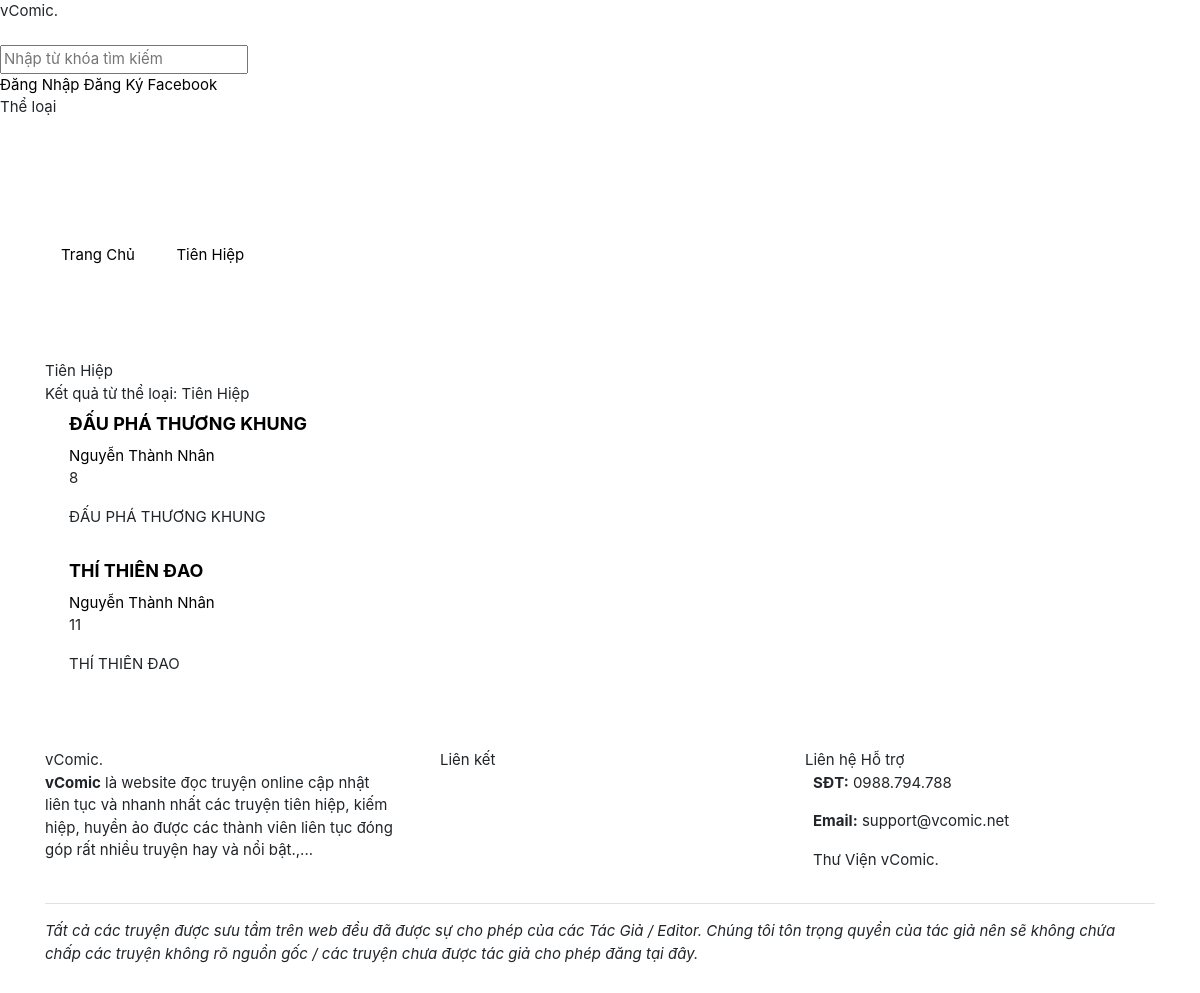
The app's page /category/tien-hiep, older data.
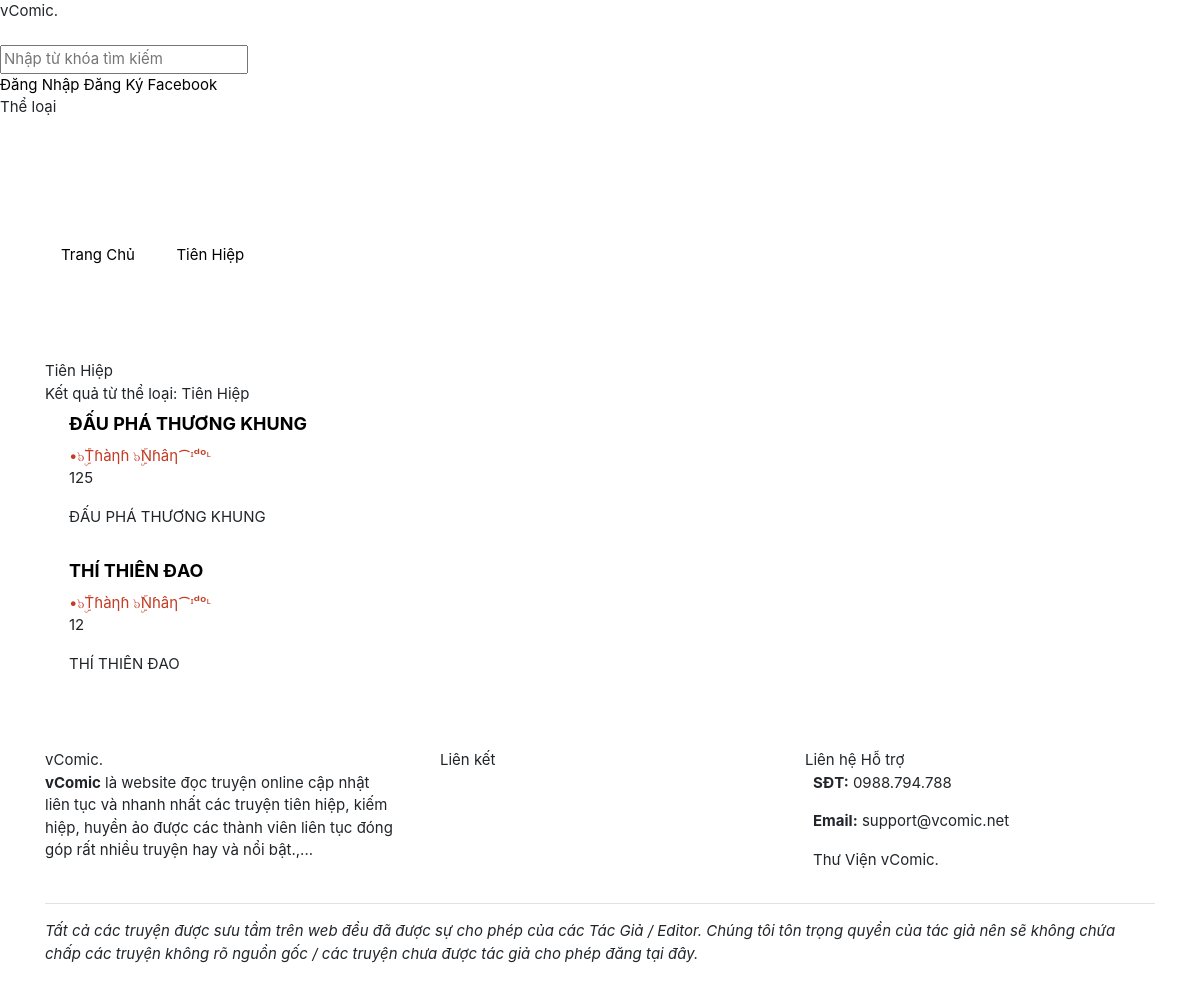
The same page, newer data.
### tables this page shows
CREATE TABLE `categories` (
  `id` int(11) NOT NULL,
  `name` varchar(255) NOT NULL,
  `slug` varchar(255) NOT NULL,
  `created_at` int(11) NOT NULL
);

CREATE TABLE `stories` (
  `id` int(11) NOT NULL,
  `title` varchar(255) NOT NULL,
  `slug` varchar(255) NOT NULL,
  `summary` varchar(255) NOT NULL,
  `thumbnail` varchar(255) NOT NULL,
  `author` varchar(255) NOT NULL,
  `is_published` tinyint(4) NOT NULL DEFAULT 0,
  `is_completed` tinyint(4) NOT NULL DEFAULT 0,
  `views` int(11) NOT NULL DEFAULT 0,
  `user_id` int(11) NOT NULL,
  `category_id` int(11) NOT NULL,
  `created_at` int(11) NOT NULL
);

CREATE TABLE `users` (
  `id` int(11) NOT NULL,
  `username` varchar(255) NOT NULL,
  `email` varchar(255) NOT NULL,
  `password` varchar(255) NOT NULL,
  `role` tinyint(4) NOT NULL DEFAULT 0,
  `fullname` varchar(255) NOT NULL,
  `gender` varchar(2) NOT NULL,
  `gold` int(11) NOT NULL DEFAULT 0,
  `coin` int(11) NOT NULL DEFAULT 0,
  `birthday` int(11) NOT NULL,
  `cover` varchar(255) NOT NULL,
  `avatar` varchar(255) NOT NULL,
  `recover_code` varchar(255) NOT NULL,
  `recover_time` int(11) NOT NULL,
  `login_at` int(11) NOT NULL,
  `created_at` int(11) NOT NULL
);

### system/routes.php (called while the page is built)
<?php
$routes = [
	'/' => 'home/home.php',
	'/login' => 'users/login.php',
	'/register' => 'users/register.php',
	'/logout' => 'users/logout.php',
	'/search' => 'search.php',
	'/chat' => 'chat/chat.php',
	'/chat/clear' => 'chat/chat.php?act=clear',
	'/chat/del/(.*)' => 'chat/chat.php?act=del&id=$1',
	'/chat/page/(.*)' => 'chat/chat.php?page=$1',
	'/category/(.*)/page/(.*)' => 'category/category.php?slug=$1&page=$2',
	'/category/(.*)' => 'category/category.php?slug=$1',
	'/tag/(.*)/page/(.*)' => 'tag/tag.php?slug=$1&page=$2',
	'/tag/(.*)' => 'tag/tag.php?slug=$1',
	'/story/read' => 'story/read.php',
	'/story/read/page/(.*)' => 'story/read.php?page=$1',
	'/story/(.*)/like' => 'story/story.php?slug=$1&act=like',
	'/story/(.*)/unlike' => 'story/story.php?slug=$1&act=unlike',
	'/story/(.*)/nomination' => 'story/story.php?slug=$1&act=nomination',
	'/story/(.*)/donate/(.*)' => 'story/story.php?slug=$1&act=donate&coin=$2',
	'/story/(.*)/(.*)' => 'chapter/chapter.php?slug=$2',
	'/story/(.*)' => 'story/story.php?slug=$1',
	'/works/story/new' => 'work/createStory.php',
	'/works/(.*)/new' => 'work/createChapter.php?slug=$1',
	'/profile' => 'users/profile.php',
	'/profile/page/(.*)' => 'users/profile.php?page=$1',
	'/profile/avatar' => 'users/avatar.php',
	'/profile/cover' => 'users/cover.php',
	'/profile/settings' => 'users/settings.php',
	'/profile/password' => 'users/change_password.php',
	'/users/recover' => 'users/recover.php',
	'/users/recover/set/(.*)/(.*)' => 'users/recover.php?act=set&username=$1&recover_code=$2',
	'/(.*)/page/(.*)' => 'users/index.php?username=$1&page=$2',
	'/(.*)/follow' => 'users/index.php?username=$1&act=follow',
	'/(.*)/unfollow' => 'users/index.php?username=$1&act=unfollow',
	'/(.*)' => 'users/index.php?username=$1',
];

### modules/category/category.php (called while the page is built, shortened)
<?php
require_once('system/bootstrap.php');
$data = get_category($slug);
if (count_stories_category($data['id'])) {
	$list_stories = get_stories_category($data['id'], count_stories_category($data['id']));
}
require_once('themes/' . THEME . '/layout/head.php');
require_once('themes/' . THEME . '/templates/category/category.php');
require_once('themes/' . THEME . '/layout/end.php');

### system/bootstrap.php (called while the page is built, shortened)
<?php
require_once('functions.php');
require_once('routes.php');
$user_id = 0;

### themes/colab/templates/category/category.php (the view, shortened to what this page needs)
<section class="container-fluid mt-5 pt-3">
    <div class="container">
        <div class="row">
            <div class="col-md-12">
                <nav aria-label="breadcrumb">
                    <ul class="breadcrumb">
                        <li class="breadcrumb-item">
                            <a href="/">
                                <span>Trang Chủ</span>
                            </a>
                        </li>
                        <li class="breadcrumb-item">
                            <a href="#">
                                <span><?= $data['name'] ?></span>
                            </a>
                        </li>
                    </ul>
                </nav>
            </div>
        </div>
    </div>
</section>
<section class="view-search pt-2 mb-3">
    <div class="container">
        <div class="free-title">
            <div class="content"><?= $data['name'] ?></div>
            <div class="desc">
                Kết quả từ thể loại: <?= $data['name'] ?>
            </div>
        </div>
        <div class="custom-list-group">
<?php if (count_stories_category($data['id'])): ?>
    <?php foreach ($list_stories as $data_story): ?>
            <div class="item">
                <div class="story-sm">
                    <div class="content px-md-2 pt-md-2 pl-md-4 pb-md-2" style="overflow: hidden; height: max-content">
                        <a href="/story/<?= $data_story['slug'] ?>" class="title font-weight-bold" style="font-size:18px; line-height: 1.2">
                            <?= $data_story['title'] ?>
                        </a>
                        <div class="info mt-2 small-text">
                            <div class="author">
                                <a href="/<?= get_info_id($data_story['user_id'])['username'] ?>">
                                    <?= display_name(get_info_id($data_story['user_id'])['role'], get_info_id($data_story['user_id'])['fullname']) ?>
                                </a>
                            </div>
                            <span class="view"><i class="fas fa-eye"></i> <?= $data_story['views'] ?></span>
                        </div>
                        <div class="desc my-3"><?= cut_string(nl2br($data_story['summary'])) ?></div>
                    </div>
                </div>
            </div>
    <?php endforeach ?>
<?php else: ?>
            <div class="item">
                Không có truyện nào cho thể loại <b><?= $data['name'] ?></b>
            </div>
<?php endif ?>
        </div>
    </div>
</section>

### index.php (shortened to what this page needs)
<?php
require_once('system/bootstrap.php');
$uri = $_SERVER['REQUEST_URI'];
foreach ($routes as $key => $value) {
	if (preg_match('#^' . $key . '$#', $uri)) {
		$uri = preg_replace('#^' . $key . '$#', $value, $uri);
		$a = explode('?', $uri, 2);
		$slug = isset($_GET['slug']) ? $_GET['slug'] : '';
		require_once('modules/' . $a[0]);
		exit;
	}
}

### themes/colab/layout/head.php (shortened to what this page needs)
<!DOCTYPE html>
<html lang="vi">
<head>
	<link rel="stylesheet" href="<?= SITE_URL ?>/assets/css/all.min.css?ver=<?= VERSION ?>" />
	<link rel="stylesheet" href="<?= SITE_URL ?>/assets/css/bootstrap.min.css?ver=<?= VERSION ?>" />
	<link rel="stylesheet" href="<?= SITE_URL ?>/themes/<?= THEME ?>/css/swiper.min.css?ver=<?= VERSION ?>" />
	<link rel="stylesheet" href="<?= SITE_URL ?>/themes/<?= THEME ?>/css/custom.css?ver=<?= VERSION ?>" />
</head>
<body>
    <section class="loading">
        <div class="loading-content">
            <div class="loader">
                <div class="logo">
                    vComic.
                </div>
            </div>
        </div>
    </section>
    <header style="margin-bottom: 52px;">
        <nav class="custom-nav">
            <div class="custom-nav-brand">
                <a href="/" class="text-white">vComic.</a>
            </div>
            <div class="custom-nav-search">
                <form method="GET">
                    <input type="text" class="nav-search-input" name="search" id="search" placeholder="Nhập từ khóa tìm kiếm" />
                </form>
            </div>
            <div class="custom-nav-item">
                <div class="custom-nav-list">
    <?php if ($user_id): ?>
                    <a class="item" href="/chat">
                        <i class="fal fa-comment-alt-lines"></i> Chat
                    </a>
                    <a class="item" href="/story/read">
                        <i class="far fa-history"></i> Đã Đọc
                    </a>
                    <a class="item" href="/profile">
                        <img class="lazy avatar-sm" data-original="/uploads/avatar/<?= $user['avatar'] ?>?t=<?= time() ?>"> <?= $user['fullname'] ?>
                    </a>
                    <a class="item" href="/logout"><i class="fal fa-door-open"></i></a>
    <?php else: ?>
                    <a class="item" href="#" data-toggle="modal" data-target="#loginModal">
                        <i class="fal fa-sign-in"></i> Đăng Nhập
                    </a>
                    <a class="item" href="#" data-toggle="modal" data-target="#registerModal">
                        <i class="fal fa-user-plus"></i> Đăng Ký
                    </a>
                    <a class="item" href="https://facebook.com/100009162578251" target="_blank">
                        <i class="fab fa-facebook-f"></i> Facebook
                    </a>
    <?php endif ?>
                    <div class="item cursor">
                        <i class="fal fa-list"></i> <span class="list-title">Thể loại</span>
                        <div class="more-item category">
                            <div class="row text-center">
    <?php if (get_categories()): ?>
    <?php foreach (get_categories() as $list_cate): ?>
                                <div class="col-6 sub px-2">
                                    <a href="/category/<?= $list_cate['slug'] ?>" class="text-white"><?= $list_cate['name'] ?></a>
                                </div>
    <?php endforeach ?>
    <?php else: ?>
                                <div class="col-12 sub px-2">
                                    <a href="#" class="text-white">Chưa có danh mục nào!</a>
                                </div>
    <?php endif ?>
                            </div>
                        </div>
                    </div>
                </div>
            </div>
        </nav>
    </header>

### themes/colab/layout/end.php (shortened to what this page needs)
<footer>
    <div class="container">
        <div class="row">
            <div class="col-md-4 mb-3">
                <div class="footer-title">
                    vComic.
                </div>
                <div class="footer-content">
                    <b>vComic</b> là website đọc truyện online cập nhật liên tục và nhanh nhất các truyện tiên hiệp, kiếm hiệp, huyền ảo được các thành viên liên tục đóng góp rất nhiều truyện hay và nổi bật.,...
                </div>
            </div>
            <div class="col-md-8 mb-3">
                <div class="container-fluid">
                    <div class="row">
                        <div class="col-md-6 mb-3">
                            <div class="footer-title">
                                Liên kết
                            </div>
                        </div>
                        <div class="col-md-6">
                            <div class="footer-title">
                                Liên hệ Hỗ trợ
                            </div>
                            <div class="footer-content">
                                <div class="mb-3">
                                    <i class="fal fa-phone fa-lg mr-2"></i> <b>SĐT:</b> 0988.794.788
                                </div>
                                <div class="mb-3">
                                    <i class="fal fa-envelope fa-lg mr-2"></i> <b>Email:</b> support@vcomic.net
                                </div>
                                <div class="mb-3">
                                    <i class="fab fa-facebook fa-lg mr-2"></i> Thư Viện vComic.
                                </div>
                            </div>
                        </div>
                    </div>
                </div>
            </div>
        </div>
        <div class="border-top pt-3">
            <i>Tất cả các truyện được sưu tầm trên web đều đã được sự cho phép của các Tác Giả / Editor. Chúng tôi tôn trọng quyền của tác giả nên sẽ không chứa chấp các truyện không rõ nguồn gốc / các truyện chưa được tác giả cho phép đăng tại đây.</i>
        </div>
    </div>
</footer>
</body>
</html>

### system/functions.php (shortened to what this page needs)
<?php
function cut_string($string = '', $size = 100, $link = ' [...]')
{
    $string = strip_tags(trim($string));
    $strlen = strlen($string);
    $str    = substr($string, $size, 20);
    $exp    = explode(" ", $str);
    $sum    = count($exp);
    $yes    = "";
    for($i=0; $i<$sum; $i++)
    {
        if($yes == ""){
            $a = strlen($exp[$i]);
            if($a == 0) { $yes = "no"; $a = 0; }
        }
    }
    $sub = substr($string, 0, $size+$a);
    return $sub;
}
function display_name($role, $name)
{
    if ($role == 3) {
        return '<font color="#B8007F" title="VIP Member">' . $name . ' <i class="fas fa-gem"></i></font>';
    } else if ($role == 4) {
        return '<font color="#10EDF5" title="Tác Giả">' . $name . ' <i class="fal fa-pen-fancy"></i></font>';
    } else if ($role == 7) {
        return '<font color="#7343A9" title="Mod">' . $name . ' <i class="fal fa-badge-check"></i></font>';
    } else if ($role == 8) {
        return '<font color="#8FC1A9" title="Super Admin">' . $name . ' <i class="fal fa-badge-check"></i></font>';
    } else if ($role == 9) {
        return '<font color="#C33C23" title="Người Quản Trị">' . $name . ' <i class="fas fa-badge-check"></i></font>';
    } else {
        return $name;
    }
}
$per_page = 20;
function get_page($total, $return = 0)
{
    global $per_page;
    $page = isset($_GET['page']) ? abs(intval($_GET['page'])) : 1;
    $max_page = ceil($total / $per_page);
    return ' LIMIT ' . $per_page . ' OFFSET ' . (($page - 1) * $per_page);
}

Row changes from the older to the newer data that the page shows:
changed stories "ĐẤU PHÁ THƯƠNG KHUNG": views "8" → "125"
changed stories "THÍ THIÊN ĐAO": views "11" → "12"
Text that changed along with them:
list line gone: "Nguyễn Thành Nhân"
new list line: "•๖ۣۜTɦàηɦ ๖ۣۜNɦâη⁀ᶦᵈᵒᶫ"
